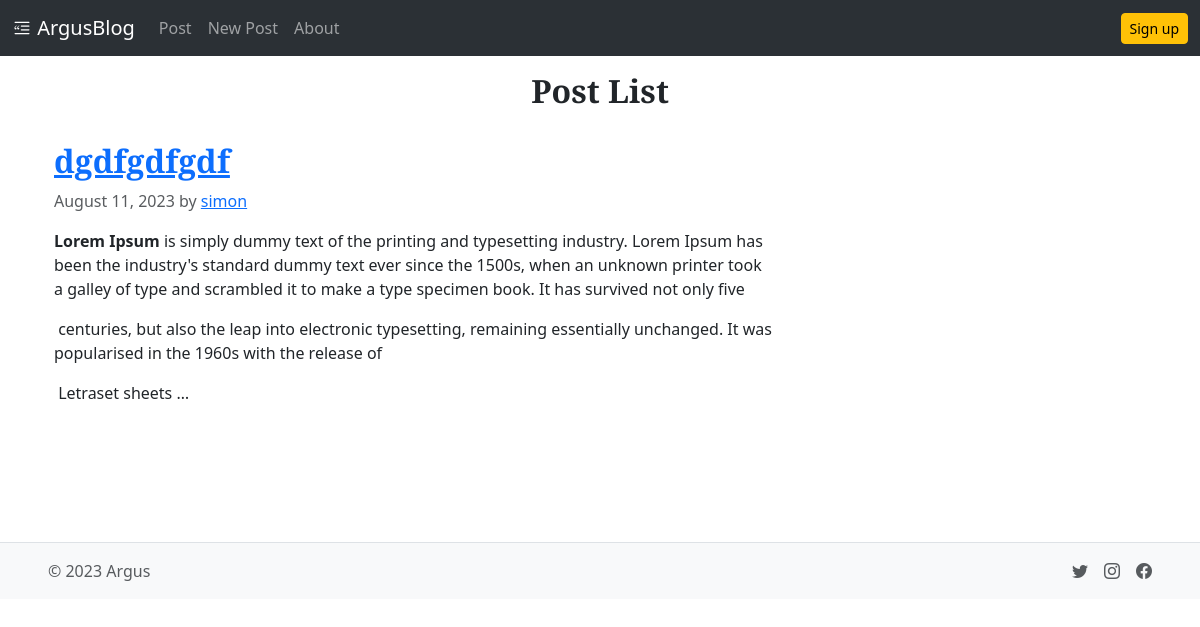
/blog/list/, run on an earlier commit of the app's database.
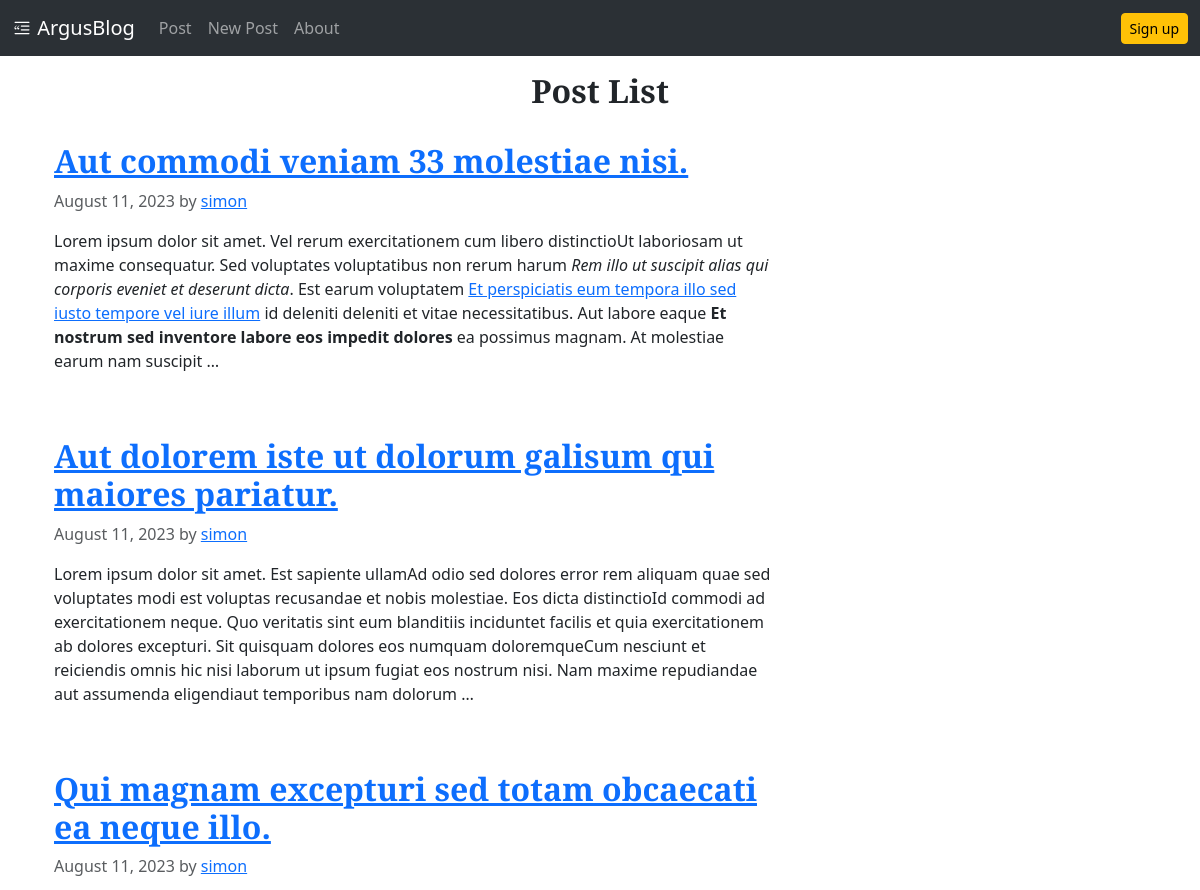
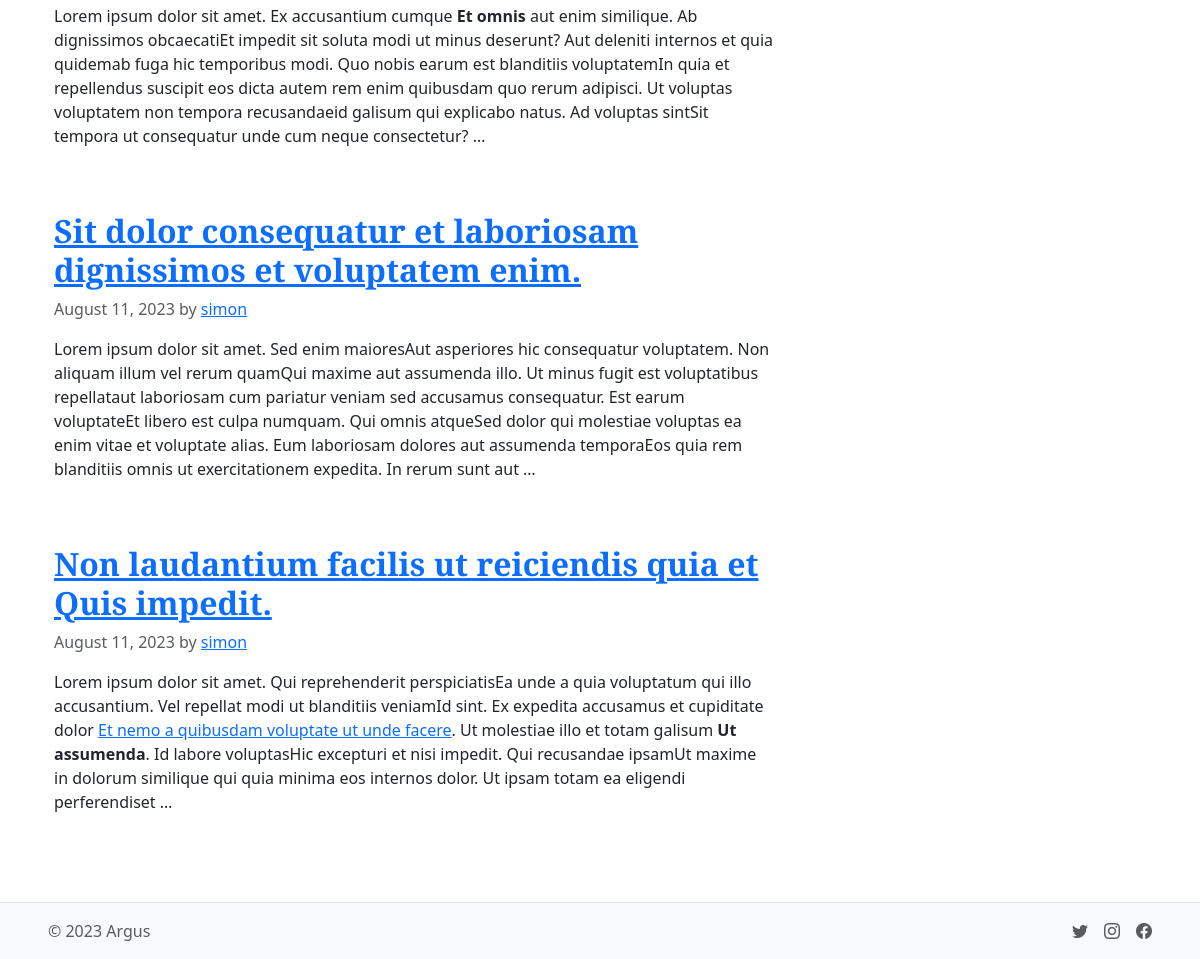
And on a later commit of the database (2 pictures, top to bottom).
### AppBlog/models.py (models this page shows, shortened)
class Post(models.Model):
    author = models.ForeignKey(
        "auth.User", on_delete=models.CASCADE
    )
    title = models.CharField(
        max_length=80
    )
    content = models.TextField(
        blank=True
    )
    created_date = models.DateField(
        default=timezone.now
    )
    published_date = models.DateField(
        blank=True, null=True
    )
    class Meta:
        ordering = ["-created_date"]
        indexes = [
            models.Index(fields=["author",]),
            models.Index(fields=["title",]),
            models.Index(fields=["created_date",]),
        ]

### AppBlog/views.py (the view)
# urls.py: path('list/', BlogListView.as_view(), name="list"),
class BlogListView(ListView):
    model = Post
    def get_context_data(self, **kwargs):
        context = super().get_context_data(**kwargs)
        context["title"] = "Post List"
        context["heading"] = "Post List"
        return context

### AppBlog/templates/AppBlog/post_list.html
{% extends "layout/base.html" %} {% block main %}
<header>
  <h1 class="heading text-center">{{heading}}</h1>
</header>
{% for post in post_list %}
<div class="row">
  <div class="col-8">
    <article class="py-4">
      <h3 class="display-6 link-body-emphasis mb-2 heading">
        <a href="{% url 'AppBlog:detail' pk=post.pk %}"> {{post.title}} </a>
      </h3>
      <p class="fw-normal text-body-secondary">
        {{post.created_date|date:'F d, Y'}} by <a href="#">{{post.author}}</a>
      </p>
      <p>{{post.content|safe|linebreaks|truncatewords_html:72}}</p>
    </article>
  </div>
</div>
{% endfor %} {% endblock %}

### AppWeb/templates/layout/base.html (shortened to what this page needs)
<!DOCTYPE html>
{% load static %}
<html lang="en">
  <head>
    <link
      href="https://cdn.jsdelivr.net/npm/bootstrap@5.3.1/dist/css/bootstrap.min.css"
      rel="stylesheet"
    />
    <link
      rel="stylesheet"
      href="https://cdn.jsdelivr.net/npm/bootstrap-icons@1.10.5/font/bootstrap-icons.css"
    />
    <link rel="stylesheet" href="{% static 'css/style.css' %}" />
  </head>
  <body class="body">
    {% include "layout/nav.html" %}
    <main class="container p-4 mt-5">{% block main %}{% endblock %}</main>
    {% include "layout/foot.html" %}
  </body>
</html>

### AppWeb/templates/layout/nav.html (shortened to what this page needs)
<nav class="navbar navbar-expand-lg bg-body-tertiary fixed-top" data-bs-theme="dark">
  <div class="container-fluid">
    <a class="navbar-brand" href="{% url 'AppWeb:home' %}">
      <i class="bi bi-blockquote-left"></i>
      ArgusBlog
    </a>
    <div class="collapse navbar-collapse" id="navbarSupportedContent">
      <ul class="navbar-nav me-auto mb-2 mb-lg-0">
        <li class="nav-item">
          <a class="nav-link" href="{% url 'AppBlog:list' %}">Post</a>
        </li>
        <li class="nav-item">
          <a class="nav-link" href="{% url 'AppBlog:create' %}">New Post</a>
        </li>
        <li class="nav-item">
          <a class="nav-link" href="{% url 'AppWeb:about' %}">About</a>
        </li>
      </ul>
      <a class="btn btn-sm btn-warning" href="#">Sign up</a>
    </div>
  </div>
</nav>

### AppWeb/templates/layout/foot.html
<footer
  class="d-flex flex-wrap justify-content-between align-items-center px-5 py-3 mt-4 border-top bg-body-tertiary"
>
  <div class="col-md-4 d-flex align-items-center">
    <span class="mb-3 mb-md-0 text-body-secondary">&copy; 2023 Argus</span>
  </div>
  <ul class="nav col-md-4 justify-content-end list-unstyled d-flex">
    <li class="ms-3">
      <a class="text-body-secondary" href="#">
        <i class="bi bi-twitter"></i>
      </a>
    </li>
    <li class="ms-3">
      <a class="text-body-secondary" href="#">
        <i class="bi bi-instagram"></i>
      </a>
    </li>
    <li class="ms-3">
      <a class="text-body-secondary" href="#">
        <i class="bi bi-facebook"></i>
      </a>
    </li>
  </ul>
</footer>

### AppWeb/static/css/style.css (style rules this page uses)
body { height: 100%; }
main { min-height: 470px; }
.heading { font-family: "Playfair Display", Georgia, "Times New Roman", serif; font-size: 2rem; font-weight: bolder; }
p { font-size: 1rem; }

What changed in the data, as far as the page shows it:
added Post: title "Aut commodi veniam 33 molestiae nisi.", created_date "August 11, 2023", author "simon", content "Lorem ipsum dolor sit amet. Vel rerum exercitationem cum libero distinctioUt laboriosam ut maxime consequatur. Sed voluptates voluptatibus non rerum harum Rem illo ut suscipit alias qui corporis eveniet et deserunt dicta . Est earum voluptatem Et perspiciatis eum tempora illo sed iusto tempore vel iure illum id deleniti deleniti et vitae necessitatibus. Aut labore eaque Et nostrum sed inventore labore eos impedit dolores ea possimus magnam. At molestiae earum nam suscipit …"
added Post: title "Aut dolorem iste ut dolorum galisum qui maiores pariatur.", created_date "August 11, 2023", author "simon", content "Lorem ipsum dolor sit amet. Est sapiente ullamAd odio sed dolores error rem aliquam quae sed voluptates modi est voluptas recusandae et nobis molestiae. Eos dicta distinctioId commodi ad exercitationem neque. Quo veritatis sint eum blanditiis inciduntet facilis et quia exercitationem ab dolores excepturi. Sit quisquam dolores eos numquam doloremqueCum nesciunt et reiciendis omnis hic nisi laborum ut ipsum fugiat eos nostrum nisi. Nam maxime repudiandae aut assumenda eligendiaut temporibus nam dolorum …"
added Post: title "Qui magnam excepturi sed totam obcaecati ea neque illo.", created_date "August 11, 2023", author "simon", content "Lorem ipsum dolor sit amet. Ex accusantium cumque Et omnis aut enim similique. Ab dignissimos obcaecatiEt impedit sit soluta modi ut minus deserunt? Aut deleniti internos et quia quidemab fuga hic temporibus modi. Quo nobis earum est blanditiis voluptatemIn quia et repellendus suscipit eos dicta autem rem enim quibusdam quo rerum adipisci. Ut voluptas voluptatem non tempora recusandaeid galisum qui explicabo natus. Ad voluptas sintSit tempora ut consequatur unde cum neque consectetur? …"
added Post: title "Sit dolor consequatur et laboriosam dignissimos et voluptatem enim.", created_date "August 11, 2023", author "simon", content "Lorem ipsum dolor sit amet. Sed enim maioresAut asperiores hic consequatur voluptatem. Non aliquam illum vel rerum quamQui maxime aut assumenda illo. Ut minus fugit est voluptatibus repellataut laboriosam cum pariatur veniam sed accusamus consequatur. Est earum voluptateEt libero est culpa numquam. Qui omnis atqueSed dolor qui molestiae voluptas ea enim vitae et voluptate alias. Eum laboriosam dolores aut assumenda temporaEos quia rem blanditiis omnis ut exercitationem expedita. In rerum sunt aut …"
changed Post: title "dgdfgdfgdf" → "Non laudantium facilis ut reiciendis quia et Quis impedit."; content "Lorem Ipsum is simply dummy text of the printing and typesetting industry. Lorem Ipsum has been the industry's standard dummy text ever since the 1500s, when an unknown printer took a galley of type and scrambled it to make a type specimen book. It has survived not only five centuries, but also the leap into electronic typesetting, remaining essentially unchanged. It was popularised in the 1960s with the release of Letraset sheets …" → "Lorem ipsum dolor sit amet. Qui reprehenderit perspiciatisEa unde a quia voluptatum qui illo accusantium. Vel repellat modi ut blanditiis veniamId sint. Ex expedita accusamus et cupiditate dolor Et nemo a quibusdam voluptate ut unde facere . Ut molestiae illo et totam galisum Ut assumenda . Id labore voluptasHic excepturi et nisi impedit. Qui recusandae ipsamUt maxime in dolorum similique qui quia minima eos internos dolor. Ut ipsam totam ea eligendi perferendiset …"
